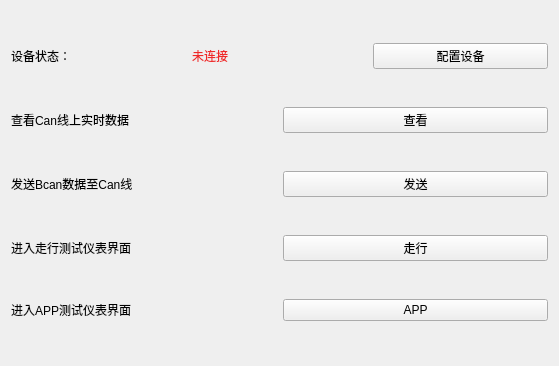
<?xml version="1.0" encoding="UTF-8"?>
<ui version="4.0">
 <class>MenuForm</class>
 <widget class="QWidget" name="MenuForm">
  <property name="geometry">
   <rect>
    <x>0</x>
    <y>0</y>
    <width>559</width>
    <height>366</height>
   </rect>
  </property>
  <property name="windowTitle">
   <string>Form</string>
  </property>
  <layout class="QVBoxLayout" name="verticalLayout">
   <item>
    <layout class="QHBoxLayout" name="horizontalLayout">
     <item>
      <widget class="QLabel" name="label">
       <property name="text">
        <string>设备状态：</string>
       </property>
      </widget>
     </item>
     <item>
      <widget class="QLabel" name="mf_label_device_info">
       <property name="text">
        <string>&lt;html&gt;&lt;head/&gt;&lt;body&gt;&lt;p&gt;&lt;span style=&quot; color:#ef2929;&quot;&gt;未连接&lt;/span&gt;&lt;/p&gt;&lt;/body&gt;&lt;/html&gt;</string>
       </property>
       <property name="buddy">
        <cstring>mf_pushButton_open_device</cstring>
       </property>
      </widget>
     </item>
     <item>
      <widget class="QPushButton" name="mf_pushButton_open_device">
       <property name="text">
        <string>配置设备</string>
       </property>
      </widget>
     </item>
    </layout>
   </item>
   <item>
    <layout class="QHBoxLayout" name="horizontalLayout_2">
     <item>
      <widget class="QLabel" name="label_2">
       <property name="text">
        <string>查看Can线上实时数据</string>
       </property>
       <property name="buddy">
        <cstring>mf_pushButton_watch</cstring>
       </property>
      </widget>
     </item>
     <item>
      <widget class="QPushButton" name="mf_pushButton_watch">
       <property name="text">
        <string>查看</string>
       </property>
      </widget>
     </item>
    </layout>
   </item>
   <item>
    <layout class="QHBoxLayout" name="horizontalLayout_3">
     <item>
      <widget class="QLabel" name="label_3">
       <property name="text">
        <string>发送Bcan数据至Can线</string>
       </property>
       <property name="buddy">
        <cstring>mf_pushButton_send</cstring>
       </property>
      </widget>
     </item>
     <item>
      <widget class="QPushButton" name="mf_pushButton_send">
       <property name="text">
        <string>发送</string>
       </property>
      </widget>
     </item>
    </layout>
   </item>
   <item>
    <layout class="QHBoxLayout" name="horizontalLayout_4">
     <item>
      <widget class="QLabel" name="label_4">
       <property name="text">
        <string>进入走行测试仪表界面</string>
       </property>
       <property name="buddy">
        <cstring>mf_pushButton_uxr</cstring>
       </property>
      </widget>
     </item>
     <item>
      <widget class="QPushButton" name="mf_pushButton_uxr">
       <property name="text">
        <string>走行</string>
       </property>
      </widget>
     </item>
    </layout>
   </item>
   <item>
    <layout class="QHBoxLayout" name="horizontalLayout_5">
     <item>
      <widget class="QLabel" name="label_5">
       <property name="text">
        <string>进入APP测试仪表界面</string>
       </property>
       <property name="buddy">
        <cstring>mf_pushButton_app</cstring>
       </property>
      </widget>
     </item>
     <item>
      <widget class="QPushButton" name="mf_pushButton_app">
       <property name="text">
        <string>APP</string>
       </property>
      </widget>
     </item>
    </layout>
   </item>
  </layout>
 </widget>
 <resources/>
 <connections/>
</ui>
